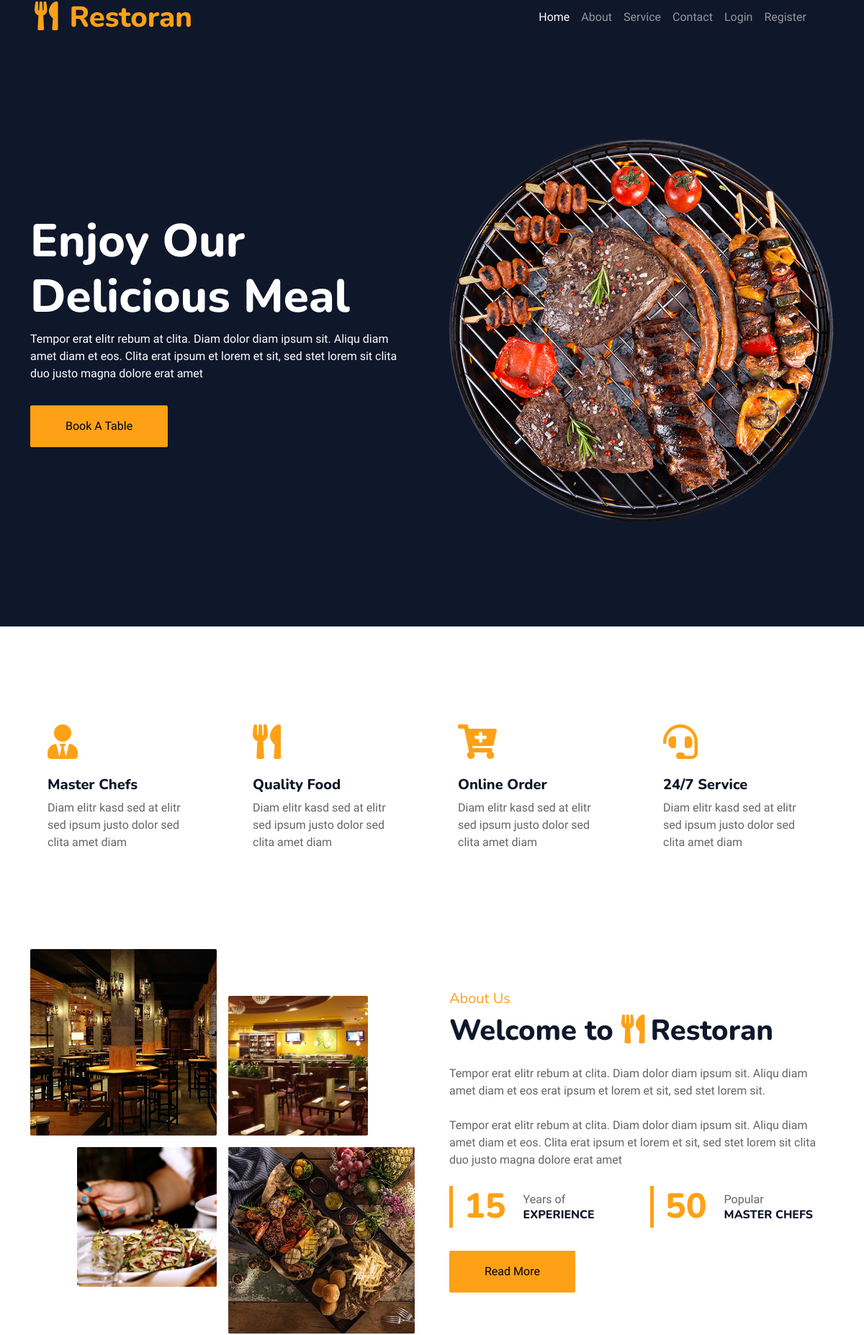
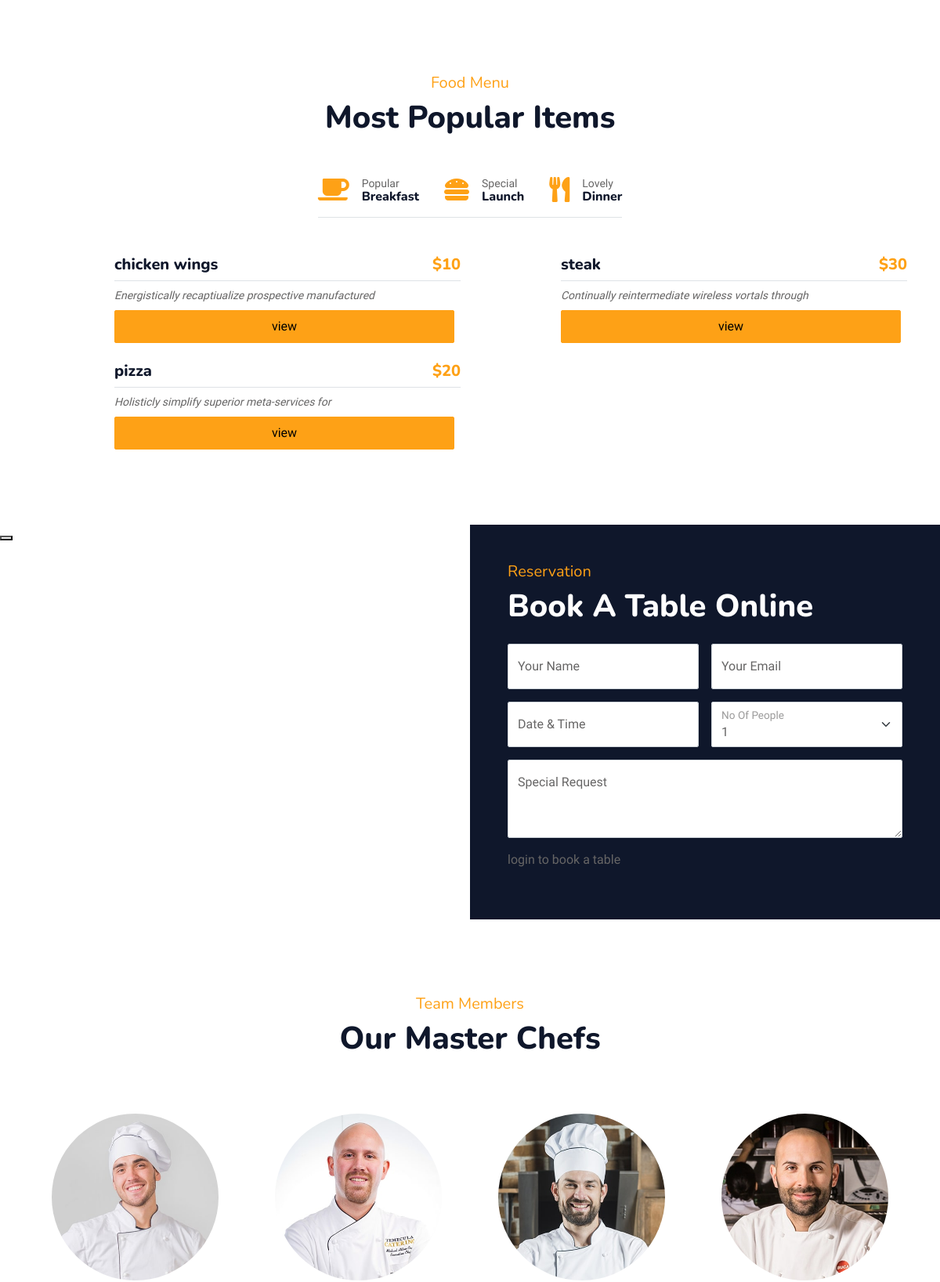
The page / (upper part) on the database its author committed (2 pictures, top to bottom).
### tables this page shows
CREATE TABLE `foods` (
  `id` int(10) NOT NULL,
  `name` varchar(200) NOT NULL,
  `image` varchar(200) NOT NULL,
  `description` text NOT NULL,
  `price` varchar(20) NOT NULL,
  `meal_id` int(1) NOT NULL,
  `created_at` timestamp NOT NULL DEFAULT current_timestamp()
);

### index.php (the view, shortened to what the rows shown need)
<?php require "libs/App.php"; ?>
<?php require "includes/header.php"; ?>
<?php
    $query = "SELECT * FROM foods WHERE meal_id=1";
    $app = new App;
    $meals_1 = $app->selectAll($query);
?>
            <div class="container-xxl py-5 bg-dark hero-header mb-5">
                <div class="container my-5 py-5">
                    <div class="row align-items-center g-5">
                        <div class="col-lg-6 text-center text-lg-start">
                            <h1 class="display-3 text-white animated slideInLeft">Enjoy Our<br>Delicious Meal</h1>
                        </div>
                    </div>
                </div>
            </div>
        </div>
        <div class="container-xxl py-5">
            <div class="container">
                <div class="row g-5 align-items-center">
                    <div class="col-lg-6">
                        <h1 class="mb-4">Welcome to <i class="fa fa-utensils text-primary me-2"></i>Restoran</h1>
                        <div class="row g-4 mb-4">
                            <div class="col-sm-6">
                                <div class="d-flex align-items-center border-start border-5 border-primary px-3">
                                    <h1 class="flex-shrink-0 display-5 text-primary mb-0" data-toggle="counter-up">15</h1>
                                </div>
                            </div>
                            <div class="col-sm-6">
                                <div class="d-flex align-items-center border-start border-5 border-primary px-3">
                                    <h1 class="flex-shrink-0 display-5 text-primary mb-0" data-toggle="counter-up">50</h1>
                                </div>
                            </div>
                        </div>
                    </div>
                </div>
            </div>
        </div>
        <div class="container-xxl py-5">
            <div class="container">
                <div class="text-center wow fadeInUp" data-wow-delay="0.1s">
                    <h1 class="mb-5">Most Popular Items</h1>
                </div>
                <div class="tab-class text-center wow fadeInUp" data-wow-delay="0.1s">
                    <div class="tab-content">
                        <div id="tab-1" class="tab-pane fade show p-0 active">
                            <div class="row g-4">
                                <?php foreach($meals_1 as $meal_1) : ?>
                                    <div class="col-lg-6">
                                        <div class="d-flex align-items-center">
                                            <div class="w-100 d-flex flex-column text-start ps-4">
                                                <h5 class="d-flex justify-content-between border-bottom pb-2">
                                                    <span><?php echo $meal_1->name; ?></span>
                                                    <span class="text-primary">$<?php echo $meal_1->price; ?></span>
                                                </h5>
                                                <small class="fst-italic"><?php echo $meal_1->description; ?></small>
                                                <a type="button" href="<?php echo APPURL; ?>/food/add-cart.php?id=<?php echo $meal_1->id; ?>" class="btn btn-primary py-2 top-0 end-0 mt-2 me-2">view</a>
                                            </div>
                                        </div>
                                    </div>
                                <?php endforeach; ?>
                            </div>
                        </div>
                    </div>
                </div>
            </div>
        </div>
        <div class="container-xxl py-5 px-0 wow fadeInUp" data-wow-delay="0.1s">
            <div class="row g-0">
                <div class="col-md-6 bg-dark d-flex align-items-center">
                    <div class="p-5 wow fadeInUp" data-wow-delay="0.2s">
                        <h1 class="text-white mb-4">Book A Table Online</h1>
                    </div>
                </div>
            </div>
        </div>
        <div class="container-xxl pt-5 pb-3">
            <div class="container">
                <div class="text-center wow fadeInUp" data-wow-delay="0.1s">
                    <h1 class="mb-5">Our Master Chefs</h1>
                </div>
            </div>
        </div>
 <?php require "includes/footer.php"; ?>

### rows shown on the page
foods: name "chicken wings", price "10", description "Energistically recaptiualize prospective manufactured"
foods: name "steak", price "30", description "Continually reintermediate wireless vortals through"
foods: name "pizza", price "20", description "Holisticly simplify superior meta-services for"
